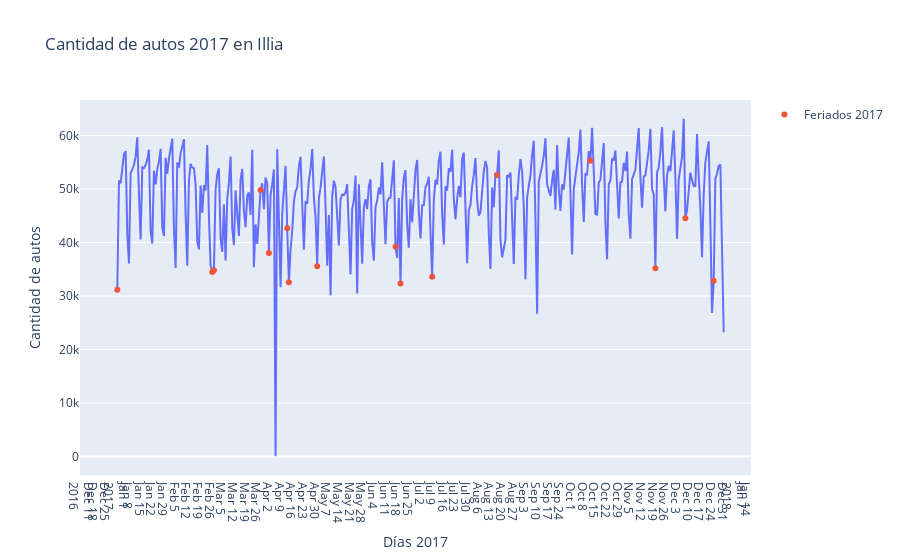
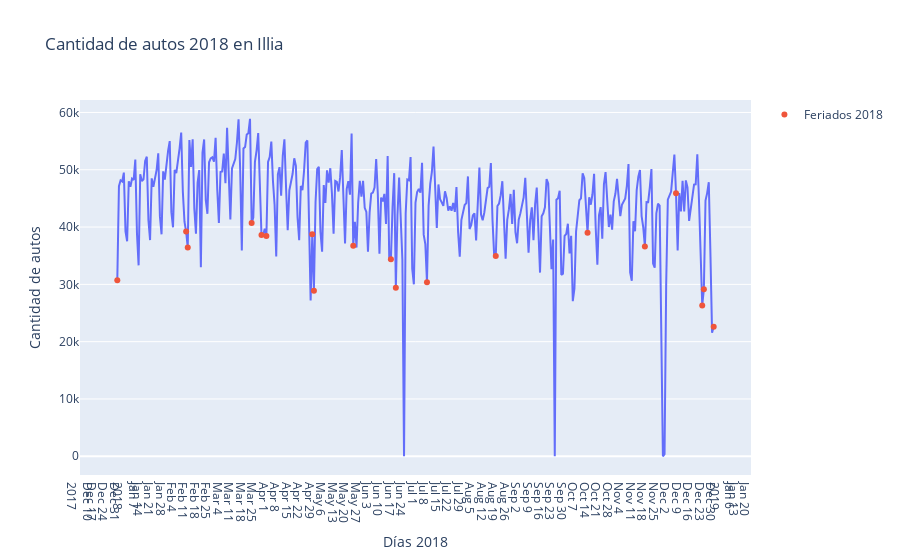
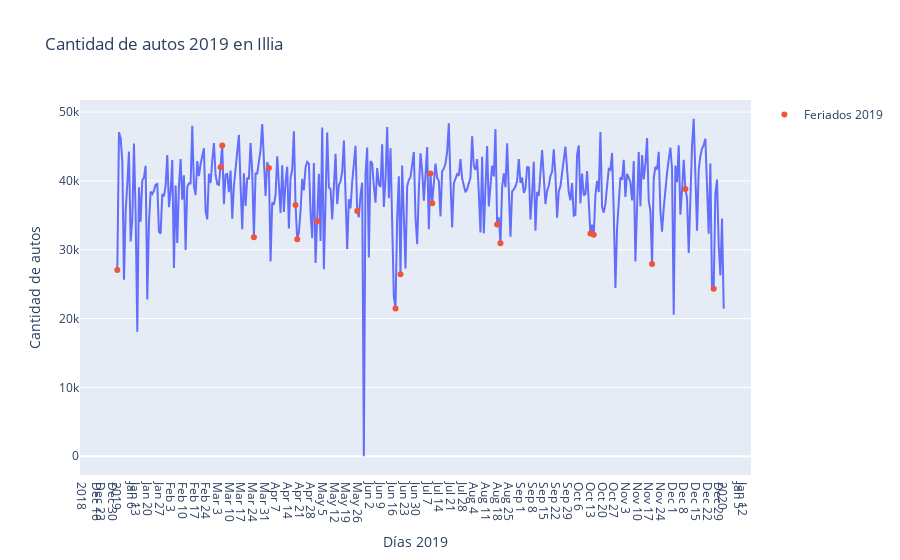

The cell these charts' notebook holds for them, in order:
### Code cell
fig = px.line(ds_2017, x=ds_2017.index, y='cantidad_pasos',title='Cantidad de autos 2017 en Illia')
fig.add_trace(go.Scatter(x=feriados2017, y=ds_2017.loc[feriados2017].cantidad_pasos,
                    mode='markers', name='Feriados 2017'))
fig.update_layout(xaxis_title='Días 2017',
                   yaxis_title='Cantidad de autos')
fig.update_xaxes(nticks=100,showgrid=False)
fig.show()
fig2 = px.line(ds_2018, x=ds_2018.index, y='cantidad_pasos',title='Cantidad de autos 2018 en Illia')
fig2.add_trace(go.Scatter(x=feriados2018, y=ds_2018.loc[feriados2018].cantidad_pasos,
                    mode='markers', name='Feriados 2018'))
fig2.update_layout(xaxis_title='Días 2018',
                   yaxis_title='Cantidad de autos')
fig2.update_xaxes(nticks=100,showgrid=False)
fig2.show()
fig3 = px.line(ds_2019, x=ds_2019.index, y='cantidad_pasos',title='Cantidad de autos 2019 en Illia')
fig3.add_trace(go.Scatter(x=feriados2019, y=ds_2019.loc[feriados2019].cantidad_pasos,
                    mode='markers', name='Feriados 2019'))
fig3.update_layout(xaxis_title='Días 2019',
                   yaxis_title='Cantidad de autos')
fig3.update_xaxes(nticks=100,showgrid=False)
fig3.show()

### Figure 1 — Plotly figure (JSON) as saved in the notebook; plotly's stock layout.template omitted (floating-point values rounded to 4 significant figures; data arrays with more than 128 entries replaced by an {"elided": "..."} marker saying what was removed)
{"data": [{"hovertemplate": "fecha=%{x}<br>cantidad_pasos=%{y}<extra></extra>", "legendgroup": "", "line": {"color": "#636efa", "dash": "solid"}, "mode": "lines", "name": "", "orientation": "v", "showlegend": false, "type": "scatter", "x": {"elided": "365 str values"}, "xaxis": "x", "y": {"elided": "365 int values"}, "yaxis": "y"}, {"mode": "markers", "name": "Feriados 2017", "type": "scatter", "x": ["2017-01-01", "2017-02-27", "2017-02-28", "2017-03-28", "2017-04-02", "2017-04-13", "2017-04-14", "2017-05-01", "2017-06-17", "2017-06-20", "2017-07-09", "2017-08-17", "2017-10-12", "2017-11-20", "2017-12-08", "2017-12-25"], "y": [31183, 34497, 34825, 49792, 38045, 42650, 32588, 35547, 39192, 32336, 33578, 52620, 55265, 35200, 44526, 32852]}], "layout": {"autosize": true, "legend": {"tracegroupgap": 0}, "title": {"text": "Cantidad de autos 2017 en Illia"}, "xaxis": {"anchor": "y", "autorange": true, "domain": [0, 1], "nticks": 100, "range": ["2016-12-09 05:26:52.065", "2018-01-16 18:33:07.935"], "showgrid": false, "title": {"text": "Días 2017"}, "type": "date"}, "yaxis": {"anchor": "x", "autorange": true, "domain": [0, 1], "range": [-3465.0, 66630.0], "title": {"text": "Cantidad de autos"}, "type": "linear"}}}

### Figure 2 — Plotly figure (JSON) as saved in the notebook; plotly's stock layout.template omitted (floating-point values rounded to 4 significant figures; data arrays with more than 128 entries replaced by an {"elided": "..."} marker saying what was removed)
{"data": [{"hovertemplate": "fecha=%{x}<br>cantidad_pasos=%{y}<extra></extra>", "legendgroup": "", "line": {"color": "#636efa", "dash": "solid"}, "mode": "lines", "name": "", "orientation": "v", "showlegend": false, "type": "scatter", "x": {"elided": "365 str values"}, "xaxis": "x", "y": {"elided": "365 int values"}, "yaxis": "y"}, {"mode": "markers", "name": "Feriados 2018", "type": "scatter", "x": ["2018-01-01", "2018-02-12", "2018-02-13", "2018-03-24", "2018-03-30", "2018-04-02", "2018-04-30", "2018-05-01", "2018-05-25", "2018-06-17", "2018-06-20", "2018-07-09", "2018-08-20", "2018-10-15", "2018-11-19", "2018-12-08", "2018-12-24", "2018-12-25", "2018-12-31"], "y": [30735, 39217, 36454, 40697, 38627, 38441, 38739, 28870, 36757, 34369, 29428, 30377, 34953, 38987, 36609, 45924, 26332, 29139, 22599]}], "layout": {"autosize": true, "legend": {"tracegroupgap": 0}, "title": {"text": "Cantidad de autos 2018 en Illia"}, "xaxis": {"anchor": "y", "autorange": true, "domain": [0, 1], "nticks": 100, "range": ["2017-12-08 20:17:15.7309", "2019-01-23 03:42:44.2691"], "showgrid": false, "title": {"text": "Días 2018"}, "type": "date"}, "yaxis": {"anchor": "x", "autorange": true, "domain": [0, 1], "range": [-3273.0, 62180.0], "title": {"text": "Cantidad de autos"}, "type": "linear"}}}

### Figure 3 — Plotly figure (JSON) as saved in the notebook; plotly's stock layout.template omitted (floating-point values rounded to 4 significant figures; data arrays with more than 128 entries replaced by an {"elided": "..."} marker saying what was removed)
{"data": [{"hovertemplate": "fecha=%{x}<br>cantidad_pasos=%{y}<extra></extra>", "legendgroup": "", "line": {"color": "#636efa", "dash": "solid"}, "mode": "lines", "name": "", "orientation": "v", "showlegend": false, "type": "scatter", "x": {"elided": "365 str values"}, "xaxis": "x", "y": {"elided": "365 int values"}, "yaxis": "y"}, {"mode": "markers", "name": "Feriados 2019", "type": "scatter", "x": ["2019-01-01", "2019-03-04", "2019-03-05", "2019-03-24", "2019-04-02", "2019-04-18", "2019-04-19", "2019-05-01", "2019-05-25", "2019-06-17", "2019-06-20", "2019-07-08", "2019-07-09", "2019-08-17", "2019-08-19", "2019-10-12", "2019-10-14", "2019-11-18", "2019-12-08", "2019-12-25"], "y": [27038, 41991, 45154, 31797, 41861, 36512, 31515, 34162, 35626, 21469, 26438, 41090, 36759, 33680, 30943, 32359, 32168, 27937, 38839, 24349]}], "layout": {"autosize": true, "legend": {"tracegroupgap": 0}, "title": {"text": "Cantidad de autos 2019 en Illia"}, "xaxis": {"anchor": "y", "autorange": true, "domain": [0, 1], "nticks": 100, "range": ["2018-12-09 05:26:52.065", "2020-01-16 18:33:07.935"], "showgrid": false, "title": {"text": "Días 2019"}, "type": "date"}, "yaxis": {"anchor": "x", "autorange": true, "domain": [0, 1], "range": [-2724.0, 51750.0], "title": {"text": "Cantidad de autos"}, "type": "linear"}}}
